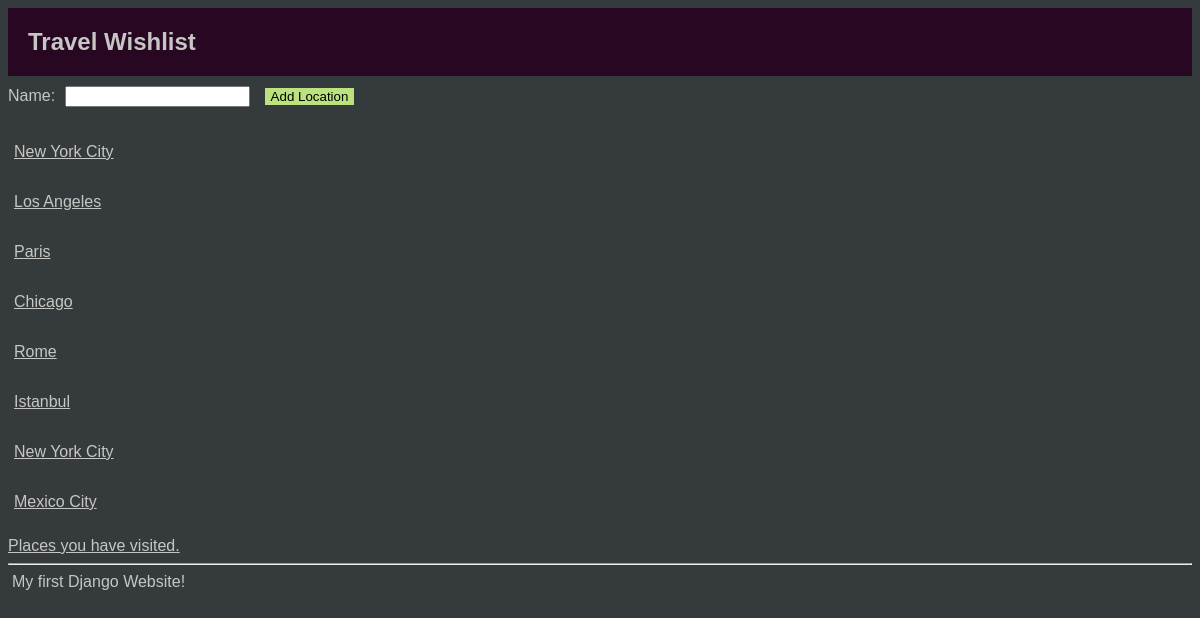
Before: / with the older database file.
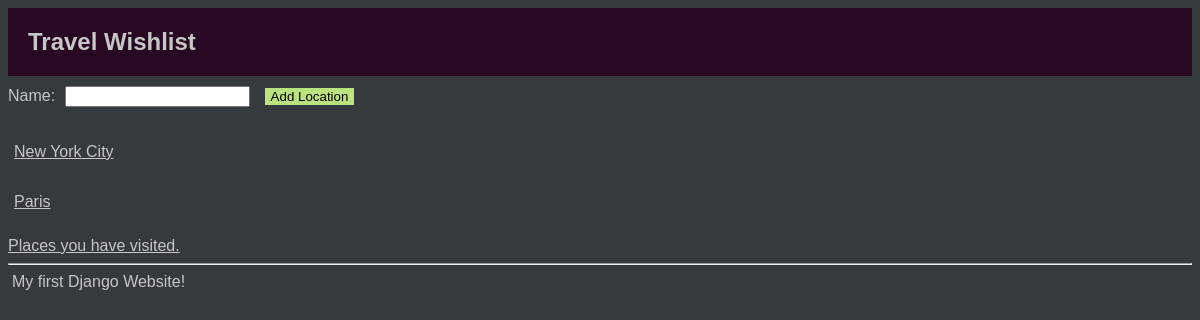
After: the same page with the newer database file.
### travel_wishlist/models.py (models this page shows, shortened)
class Place(models.Model):
    name = models.CharField(max_length = 200)
    visited = models.BooleanField(default = False)
    date_visited = models.DateTimeField(auto_now_add = True, editable = True)
    place_notes = models.CharField(max_length = 500)

### travel_wishlist/views.py (the view)
# urls.py: url(r'^$', views.place_list, name = 'place_list'),
def place_list(request):
    if request.method == 'POST':
        form = NewPlaceForm(request.POST)
        place = form.save()
        if form.is_valid():
            place.save()
            return redirect('place_list')
    places = Place.objects.all()
    form = NewPlaceForm()
    return render(request, 'travel_wishlist/wishlist.html', {'places' : places, 'form' : form})

### travel_wishlist/forms.py
class NewPlaceForm(forms.ModelForm):
    class Meta:
        model = Place
        fields = ('name',)

### travel_wishlist/templates/travel_wishlist/wishlist.html (shortened to what this page needs)
{% extends 'travel_wishlist/base.html' %}
{% block content %}
<h2> Travel Wishlist </h2>
<form method="POST" action="{% url 'place_list' %}">
  {{ form }}
  <button type="submit">Add Location</button>
</form>
{% for place in places %}
<div>
  <a href="{% url 'location_details' pk=place.pk %}"> {{ place.name }}</a>
</div>
{% empty %}
<p> You have no places in your wishlist </p>
{% endfor %}
<a href="{% url 'places_visited' %}">Places you have visited.</a>
{% endblock %}

### travel_wishlist/templates/travel_wishlist/base.html (shortened to what this page needs)
{% load staticfiles %}
<!DOCTYPE html>
<html>
<head>
  <link rel="stylesheet" href="{% static 'css/style.css' %}"
</head>
<body>
  {% block content %}
  {% endblock %}
  <hr>
  <p> My first Django Website! </p>
</body>
</html>

### travel_wishlist/static/css/style.css (style rules this page uses)
body { background-color: #353B3C; color: #C6C7C4; font-family: Arial; }
h2 { padding: 20px; margin:0px; background-color: #270722; color: #C6C7C4; }
p { margin: 4px; }
div { padding: 6px; }
input { margin : 10px; }
button { background-color: #BCE27F; border: none; }
a { display:block; margin-top: 20px }
a:link, a:visited { color : #C6C7C4; }

Changed rows visible on the page:
removed Place: name "Los Angeles"
removed Place: name "Chicago"
removed Place: name "Rome"
removed Place: name "Istanbul"
removed Place: name "New York City"
removed Place: name "Mexico City"
